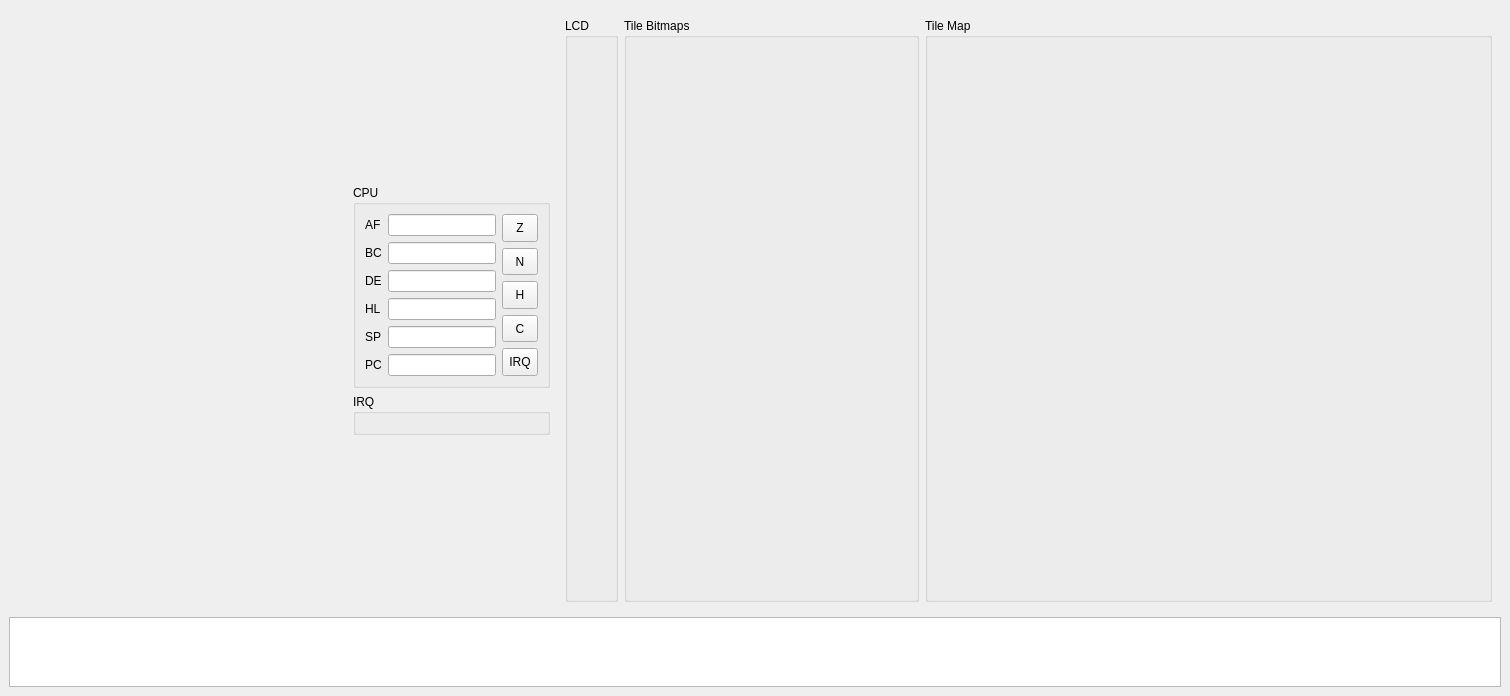
<?xml version="1.0" encoding="UTF-8"?>
<ui version="4.0">
 <class>MainWindow</class>
 <widget class="QMainWindow" name="MainWindow">
  <property name="geometry">
   <rect>
    <x>0</x>
    <y>0</y>
    <width>882</width>
    <height>573</height>
   </rect>
  </property>
  <property name="windowTitle">
   <string>YANES</string>
  </property>
  <widget class="QWidget" name="centralWidget">
   <layout class="QVBoxLayout" name="outerLayout">
    <item>
     <widget class="QWidget" name="topPane" native="true">
      <property name="sizePolicy">
       <sizepolicy hsizetype="Minimum" vsizetype="Minimum">
        <horstretch>0</horstretch>
        <verstretch>0</verstretch>
       </sizepolicy>
      </property>
      <layout class="QHBoxLayout" name="topPaneLayout">
       <item>
        <widget class="LcdWidget" name="lcdWidget" native="true">
         <property name="sizePolicy">
          <sizepolicy hsizetype="Fixed" vsizetype="Fixed">
           <horstretch>1</horstretch>
           <verstretch>1</verstretch>
          </sizepolicy>
         </property>
         <property name="minimumSize">
          <size>
           <width>320</width>
           <height>288</height>
          </size>
         </property>
         <property name="maximumSize">
          <size>
           <width>320</width>
           <height>288</height>
          </size>
         </property>
        </widget>
       </item>
       <item>
        <widget class="QWidget" name="topPaneColumn1Container" native="true">
         <property name="sizePolicy">
          <sizepolicy hsizetype="Fixed" vsizetype="Fixed">
           <horstretch>0</horstretch>
           <verstretch>0</verstretch>
          </sizepolicy>
         </property>
         <layout class="QVBoxLayout" name="topPaneColumn1Layout">
          <item>
           <widget class="QGroupBox" name="cpuRegsGroupbox">
            <property name="sizePolicy">
             <sizepolicy hsizetype="Minimum" vsizetype="Minimum">
              <horstretch>0</horstretch>
              <verstretch>0</verstretch>
             </sizepolicy>
            </property>
            <property name="title">
             <string>CPU</string>
            </property>
            <layout class="QHBoxLayout" name="horizontalLayout">
             <item>
              <layout class="QFormLayout" name="formLayout">
               <item row="0" column="0">
                <widget class="QLabel" name="cpuRegsAfLabel">
                 <property name="text">
                  <string>AF</string>
                 </property>
                </widget>
               </item>
               <item row="0" column="1">
                <widget class="HexTextField4" name="cpuRegsAf"/>
               </item>
               <item row="1" column="0">
                <widget class="QLabel" name="cpuRegsBcLabel">
                 <property name="text">
                  <string>BC</string>
                 </property>
                </widget>
               </item>
               <item row="1" column="1">
                <widget class="HexTextField4" name="cpuRegsBc"/>
               </item>
               <item row="2" column="0">
                <widget class="QLabel" name="cpuRegsDeLabel">
                 <property name="text">
                  <string>DE</string>
                 </property>
                </widget>
               </item>
               <item row="2" column="1">
                <widget class="HexTextField4" name="cpuRegsDe"/>
               </item>
               <item row="3" column="0">
                <widget class="QLabel" name="cpuRegsHlLabel">
                 <property name="text">
                  <string>HL</string>
                 </property>
                </widget>
               </item>
               <item row="3" column="1">
                <widget class="HexTextField4" name="cpuRegsHl"/>
               </item>
               <item row="4" column="0">
                <widget class="QLabel" name="cpuRegsSpLabel">
                 <property name="text">
                  <string>SP</string>
                 </property>
                </widget>
               </item>
               <item row="4" column="1">
                <widget class="HexTextField4" name="cpuRegsSp"/>
               </item>
               <item row="5" column="0">
                <widget class="QLabel" name="cpuRegsPcLabel">
                 <property name="text">
                  <string>PC</string>
                 </property>
                </widget>
               </item>
               <item row="5" column="1">
                <widget class="HexTextField4" name="cpuRegsPc"/>
               </item>
              </layout>
             </item>
             <item>
              <layout class="QGridLayout" name="gridLayout">
               <item row="0" column="0">
                <widget class="OneCharacterButton" name="cpuFlagZ">
                 <property name="sizePolicy">
                  <sizepolicy hsizetype="Minimum" vsizetype="Expanding">
                   <horstretch>0</horstretch>
                   <verstretch>0</verstretch>
                  </sizepolicy>
                 </property>
                 <property name="text">
                  <string>Z</string>
                 </property>
                </widget>
               </item>
               <item row="1" column="0">
                <widget class="OneCharacterButton" name="cpuFlagC">
                 <property name="sizePolicy">
                  <sizepolicy hsizetype="Minimum" vsizetype="Expanding">
                   <horstretch>0</horstretch>
                   <verstretch>0</verstretch>
                  </sizepolicy>
                 </property>
                 <property name="text">
                  <string>N</string>
                 </property>
                </widget>
               </item>
               <item row="2" column="0">
                <widget class="OneCharacterButton" name="cpuFlagH">
                 <property name="sizePolicy">
                  <sizepolicy hsizetype="Minimum" vsizetype="Expanding">
                   <horstretch>0</horstretch>
                   <verstretch>0</verstretch>
                  </sizepolicy>
                 </property>
                 <property name="text">
                  <string>H</string>
                 </property>
                </widget>
               </item>
               <item row="3" column="0">
                <widget class="OneCharacterButton" name="cpuFlagN">
                 <property name="sizePolicy">
                  <sizepolicy hsizetype="Minimum" vsizetype="Expanding">
                   <horstretch>0</horstretch>
                   <verstretch>0</verstretch>
                  </sizepolicy>
                 </property>
                 <property name="text">
                  <string>C</string>
                 </property>
                </widget>
               </item>
               <item row="4" column="0">
                <widget class="OneCharacterButton" name="cpuFlagIrqs">
                 <property name="sizePolicy">
                  <sizepolicy hsizetype="Minimum" vsizetype="Expanding">
                   <horstretch>0</horstretch>
                   <verstretch>0</verstretch>
                  </sizepolicy>
                 </property>
                 <property name="text">
                  <string>IRQ</string>
                 </property>
                </widget>
               </item>
              </layout>
             </item>
            </layout>
           </widget>
          </item>
          <item>
           <widget class="QGroupBox" name="irqsGroupbox">
            <property name="sizePolicy">
             <sizepolicy hsizetype="Minimum" vsizetype="Minimum">
              <horstretch>0</horstretch>
              <verstretch>0</verstretch>
             </sizepolicy>
            </property>
            <property name="title">
             <string>IRQ</string>
            </property>
            <layout class="QGridLayout" name="irqsFormLayout"/>
           </widget>
          </item>
         </layout>
        </widget>
       </item>
       <item>
        <widget class="QGroupBox" name="lcdRegsGroupbox">
         <property name="sizePolicy">
          <sizepolicy hsizetype="Minimum" vsizetype="Minimum">
           <horstretch>0</horstretch>
           <verstretch>0</verstretch>
          </sizepolicy>
         </property>
         <property name="title">
          <string>LCD</string>
         </property>
         <layout class="QFormLayout" name="lcdRegsFormLayout">
          <property name="fieldGrowthPolicy">
           <enum>QFormLayout::AllNonFixedFieldsGrow</enum>
          </property>
         </layout>
        </widget>
       </item>
       <item>
        <widget class="QGroupBox" name="groupBox">
         <property name="title">
          <string>Tile Bitmaps</string>
         </property>
         <layout class="QHBoxLayout" name="horizontalLayout_2">
          <item>
           <widget class="LcdWidget" name="patternViewerLcdWidget" native="true">
            <property name="sizePolicy">
             <sizepolicy hsizetype="Fixed" vsizetype="Fixed">
              <horstretch>0</horstretch>
              <verstretch>0</verstretch>
             </sizepolicy>
            </property>
            <property name="minimumSize">
             <size>
              <width>271</width>
              <height>407</height>
             </size>
            </property>
            <property name="maximumSize">
             <size>
              <width>271</width>
              <height>407</height>
             </size>
            </property>
           </widget>
          </item>
         </layout>
        </widget>
       </item>
       <item>
        <widget class="QGroupBox" name="groupBox_2">
         <property name="title">
          <string>Tile Map</string>
         </property>
         <layout class="QVBoxLayout" name="verticalLayout">
          <item>
           <widget class="LcdWidget" name="tileMapViewerLcdWidget" native="true">
            <property name="sizePolicy">
             <sizepolicy hsizetype="Fixed" vsizetype="Fixed">
              <horstretch>0</horstretch>
              <verstretch>0</verstretch>
             </sizepolicy>
            </property>
            <property name="minimumSize">
             <size>
              <width>543</width>
              <height>543</height>
             </size>
            </property>
            <property name="maximumSize">
             <size>
              <width>543</width>
              <height>543</height>
             </size>
            </property>
           </widget>
          </item>
         </layout>
        </widget>
       </item>
      </layout>
     </widget>
    </item>
    <item>
     <widget class="QPlainTextEdit" name="logTextarea"/>
    </item>
   </layout>
  </widget>
 </widget>
 <customwidgets>
  <customwidget>
   <class>LcdWidget</class>
   <extends>QWidget</extends>
   <header>gui/LcdWidget.hpp</header>
   <container>1</container>
  </customwidget>
  <customwidget>
   <class>HexTextField4</class>
   <extends>QLineEdit</extends>
   <header>gui/HexTextField.hpp</header>
  </customwidget>
  <customwidget>
   <class>OneCharacterButton</class>
   <extends>QToolButton</extends>
   <header>gui/OneCharacterButton.hpp</header>
  </customwidget>
 </customwidgets>
 <resources/>
 <connections/>
</ui>
